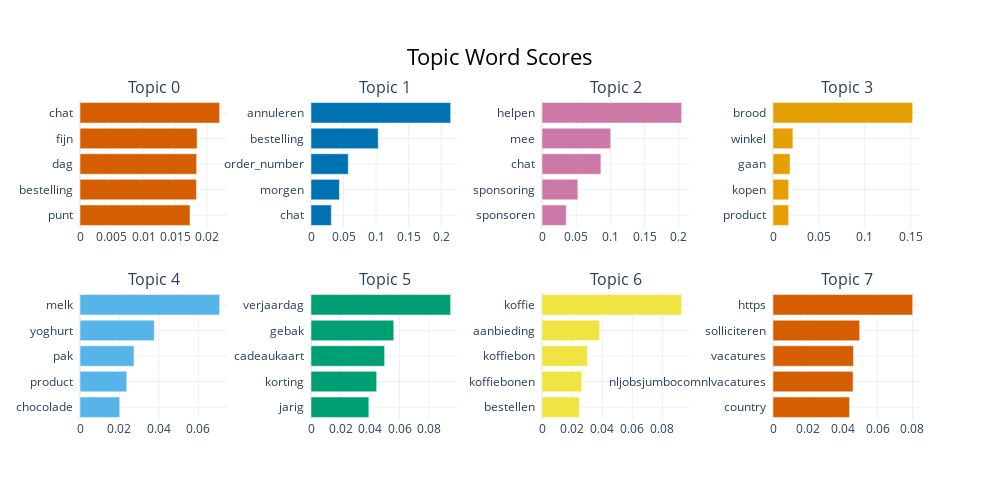

The cell this chart's notebook holds for it:
### Code cell
topic_model.visualize_barchart()

### Figure 1 — Plotly figure (JSON) as saved in the notebook; plotly's stock layout.template omitted (floating-point values rounded to 4 significant figures)
{"data": [{"marker": {"color": "#D55E00"}, "orientation": "h", "type": "bar", "x": [0.01731, 0.01832, 0.01836, 0.01842, 0.02198], "xaxis": "x", "y": ["punt  ", "bestelling  ", "dag  ", "fijn  ", "chat  "], "yaxis": "y"}, {"marker": {"color": "#0072B2"}, "orientation": "h", "type": "bar", "x": [0.03123, 0.04366, 0.05728, 0.1033, 0.2146], "xaxis": "x2", "y": ["chat  ", "morgen  ", "order_number  ", "bestelling  ", "annuleren  "], "yaxis": "y2"}, {"marker": {"color": "#CC79A7"}, "orientation": "h", "type": "bar", "x": [0.03544, 0.05238, 0.08612, 0.1005, 0.2042], "xaxis": "x3", "y": ["sponsoren  ", "sponsoring  ", "chat  ", "mee  ", "helpen  "], "yaxis": "y3"}, {"marker": {"color": "#E69F00"}, "orientation": "h", "type": "bar", "x": [0.01707, 0.01707, 0.01856, 0.0217, 0.1522], "xaxis": "x4", "y": ["product  ", "kopen  ", "gaan  ", "winkel  ", "brood  "], "yaxis": "y4"}, {"marker": {"color": "#56B4E9"}, "orientation": "h", "type": "bar", "x": [0.02015, 0.02373, 0.02737, 0.03769, 0.07085], "xaxis": "x5", "y": ["chocolade  ", "product  ", "pak  ", "yoghurt  ", "melk  "], "yaxis": "y5"}, {"marker": {"color": "#009E73"}, "orientation": "h", "type": "bar", "x": [0.03919, 0.04451, 0.04988, 0.05609, 0.09463], "xaxis": "x6", "y": ["jarig  ", "korting  ", "cadeaukaart  ", "gebak  ", "verjaardag  "], "yaxis": "y6"}, {"marker": {"color": "#F0E442"}, "orientation": "h", "type": "bar", "x": [0.02473, 0.02644, 0.03015, 0.03826, 0.09274], "xaxis": "x7", "y": ["bestellen  ", "koffiebonen  ", "koffiebon  ", "aanbieding  ", "koffie  "], "yaxis": "y7"}, {"marker": {"color": "#D55E00"}, "orientation": "h", "type": "bar", "x": [0.04392, 0.04592, 0.04618, 0.04972, 0.08009], "xaxis": "x8", "y": ["country  ", "nljobsjumbocomnlvacatures  ", "vacatures  ", "solliciteren  ", "https  "], "yaxis": "y8"}], "layout": {"annotations": [{"font": {"size": 16}, "showarrow": false, "text": "Topic 0", "x": 0.0875, "xanchor": "center", "xref": "paper", "y": 1, "yanchor": "bottom", "yref": "paper"}, {"font": {"size": 16}, "showarrow": false, "text": "Topic 1", "x": 0.3625, "xanchor": "center", "xref": "paper", "y": 1, "yanchor": "bottom", "yref": "paper"}, {"font": {"size": 16}, "showarrow": false, "text": "Topic 2", "x": 0.6375, "xanchor": "center", "xref": "paper", "y": 1, "yanchor": "bottom", "yref": "paper"}, {"font": {"size": 16}, "showarrow": false, "text": "Topic 3", "x": 0.9125, "xanchor": "center", "xref": "paper", "y": 1, "yanchor": "bottom", "yref": "paper"}, {"font": {"size": 16}, "showarrow": false, "text": "Topic 4", "x": 0.0875, "xanchor": "center", "xref": "paper", "y": 0.4, "yanchor": "bottom", "yref": "paper"}, {"font": {"size": 16}, "showarrow": false, "text": "Topic 5", "x": 0.3625, "xanchor": "center", "xref": "paper", "y": 0.4, "yanchor": "bottom", "yref": "paper"}, {"font": {"size": 16}, "showarrow": false, "text": "Topic 6", "x": 0.6375, "xanchor": "center", "xref": "paper", "y": 0.4, "yanchor": "bottom", "yref": "paper"}, {"font": {"size": 16}, "showarrow": false, "text": "Topic 7", "x": 0.9125, "xanchor": "center", "xref": "paper", "y": 0.4, "yanchor": "bottom", "yref": "paper"}], "height": 500, "hoverlabel": {"bgcolor": "white", "font": {"family": "Rockwell", "size": 16}}, "showlegend": false, "title": {"font": {"color": "Black", "size": 22}, "text": "Topic Word Scores", "x": 0.5, "xanchor": "center", "yanchor": "top"}, "width": 1000, "xaxis": {"anchor": "y", "domain": [0, 0.175], "showgrid": true}, "xaxis2": {"anchor": "y2", "domain": [0.275, 0.45], "showgrid": true}, "xaxis3": {"anchor": "y3", "domain": [0.55, 0.725], "showgrid": true}, "xaxis4": {"anchor": "y4", "domain": [0.825, 1], "showgrid": true}, "xaxis5": {"anchor": "y5", "domain": [0, 0.175], "showgrid": true}, "xaxis6": {"anchor": "y6", "domain": [0.275, 0.45], "showgrid": true}, "xaxis7": {"anchor": "y7", "domain": [0.55, 0.725], "showgrid": true}, "xaxis8": {"anchor": "y8", "domain": [0.825, 1], "showgrid": true}, "yaxis": {"anchor": "x", "domain": [0.6, 1], "showgrid": true}, "yaxis2": {"anchor": "x2", "domain": [0.6, 1], "showgrid": true}, "yaxis3": {"anchor": "x3", "domain": [0.6, 1], "showgrid": true}, "yaxis4": {"anchor": "x4", "domain": [0.6, 1], "showgrid": true}, "yaxis5": {"anchor": "x5", "domain": [0, 0.4], "showgrid": true}, "yaxis6": {"anchor": "x6", "domain": [0, 0.4], "showgrid": true}, "yaxis7": {"anchor": "x7", "domain": [0, 0.4], "showgrid": true}, "yaxis8": {"anchor": "x8", "domain": [0, 0.4], "showgrid": true}}}
